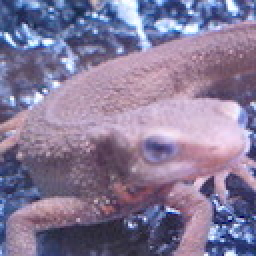
#> input picture Question_71_80/imori.jpg, 128 x 128 px, found by its file name (shown 2 times larger)
$ python 15_Sobel_Filter.py   (older library calls are emulated)
#> lines starting #> are read from the running program, lines starting #| are printed output that depends on the picture
import cv2
import numpy as np

# Read image
img = cv2.imread("./imori.jpg").astype(np.float)
H, W, C = img.shape
#> H = 128; W = 128; C = 3

b = img[:, :, 0].copy()
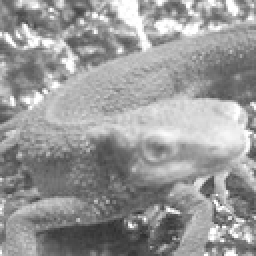
#> b: shape (128, 128) float64 (shown 2 times larger); min 46, max 255, mean 152.8
g = img[:, :, 1].copy()
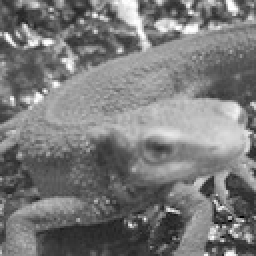
#> g: shape (128, 128) float64 (shown 2 times larger); min 0, max 255, mean 121.8
r = img[:, :, 2].copy()
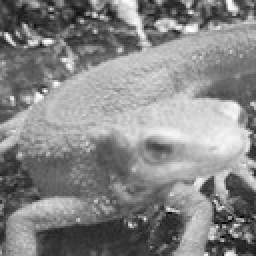
#> r: shape (128, 128) float64 (shown 2 times larger); min 0, max 255, mean 134.1

# Gray scale
gray = 0.2126 * r + 0.7152 * g + 0.0722 * b
gray = gray.astype(np.uint8)

# Sobel Filter
K_size = 3

# Zero padding
pad = K_size//2
out_h = np.zeros((H + pad*2, W + pad*2), dtype=np.float)
out_v = np.zeros((H + pad*2, W + pad*2), dtype=np.float)
out_h[pad:pad+H, pad:pad+W] = gray.copy().astype(np.float)
out_v[pad:pad+H, pad:pad+W] = gray.copy().astype(np.float)
tmp = out_h.copy()

# Sobel Horizontal
K_h = [[1., 0., -1.],[2., 0., -2.],[1., 0., -1.]]
# Sobel Vertical
K_v = [[1., 2., 1.],[0., 0., 0.], [-1., -2., -1.]]

for y in range(H):
    for x in range(W):
        out_h[pad+y, pad+x] = np.mean(K_h * (tmp[y:y+K_size, x:x+K_size]))
        out_v[pad+y, pad+x] = np.mean(K_v * (tmp[y:y+K_size, x:x+K_size]))
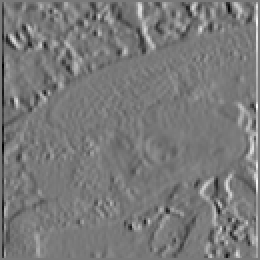
#> out_h: shape (130, 130) float64 (shown 2 times larger); min -78.56, max 86.11, mean 0; drawn with min black and max white
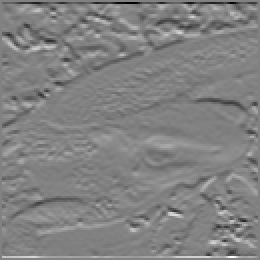
#> out_v: shape (130, 130) float64 (shown 2 times larger); min -110.8, max 106.9, mean 0.1; drawn with min black and max white

out_h = out_h[pad:pad+H, pad:pad+W].astype(np.uint8)
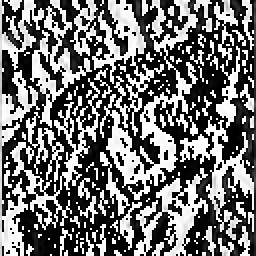
#> out_h: shape (128, 128) (shown 2 times larger); min 0, max 255, mean 112.9
out_v = out_v[pad:pad+H, pad:pad+W].astype(np.uint8)
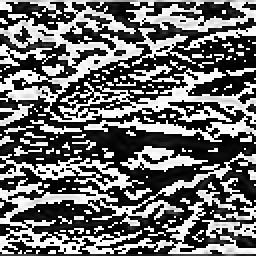
#> out_v: shape (128, 128) (shown 2 times larger); min 0, max 255, mean 108.4

# Save result
cv2.imwrite("out.jpg", out_h)
cv2.imshow("Sobel Filter Horizontal", out_h)
cv2.imshow("Sobel Filter Vertical", out_v)
cv2.waitKey(0)
cv2.destroyAllWindows()

$ run again, with Question_71_80/answer_71.jpg copied over Question_71_80/imori.jpg
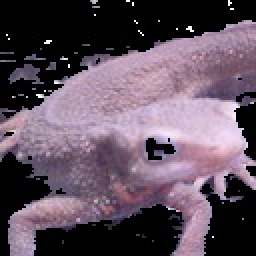
#> input picture Question_71_80/answer_71.jpg, 128 x 128 px, found by its file name (shown 2 times larger)
#> after the loop `for y in range(H):`:
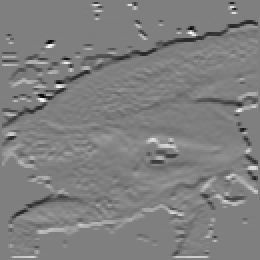
#> out_v: shape (130, 130) float64 (shown 2 times larger); min -112.1, max 112.1, mean -0.1; drawn with min black and max white
#> `out_v = out_v[pad:pad+H, pad:pad+W].astype(np.uint8)`:
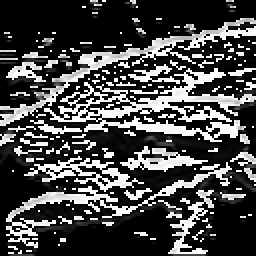
#> out_v: shape (128, 128) (shown 2 times larger); min 0, max 255, mean 71.5

$ run again, with Question_71_80/answer_72.jpg copied over Question_71_80/imori.jpg
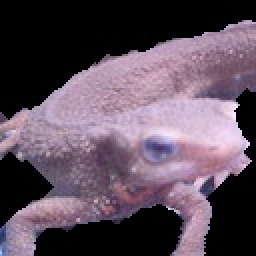
#> input picture Question_71_80/answer_72.jpg, 128 x 128 px, found by its file name (shown 2 times larger)
#> after the loop `for y in range(H):`:
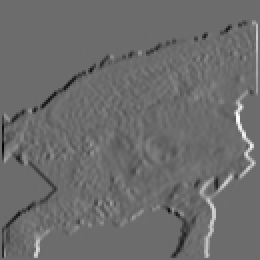
#> out_h: shape (130, 130) float64 (shown 2 times larger); min -78.56, max 105.8, mean 0; drawn with min black and max white
#> `out_v = out_v[pad:pad+H, pad:pad+W].astype(np.uint8)`:
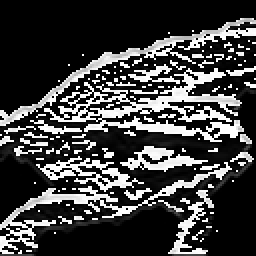
#> out_v: shape (128, 128) (shown 2 times larger); min 0, max 255, mean 63.1
